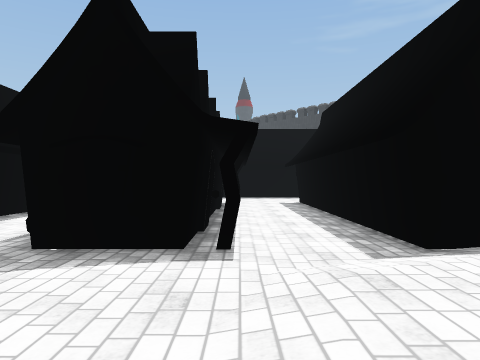
view 1 (above)

20 first-person views from a walk through a scene from a Unity 3-D project. The camera is 1.2 m above the floor, looks level and sees 70° across. The floor is counted in squares, 2 m on a side. Each view is taken from the middle of a square. On the plan, view 1 faces up. The plan holds only what a view shows up to about 10 squares ahead; the rest is blank. The place goes on beyond the plan. Some animated figures are not drawn. Some surface patterns are stand-ins.

view 2
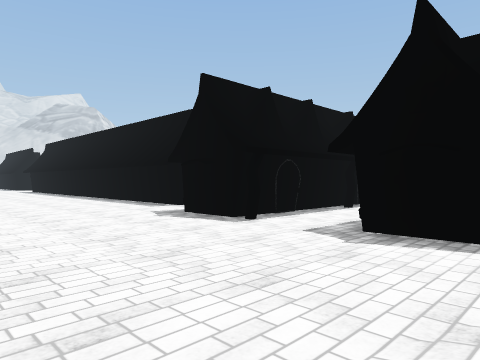

view 3
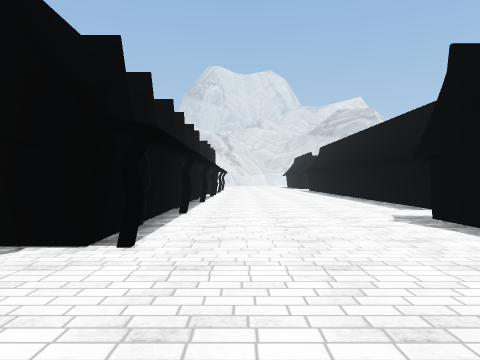

view 4
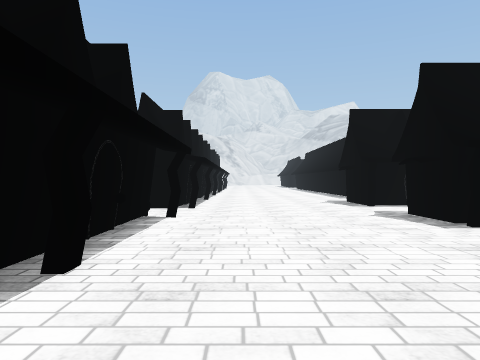

view 5
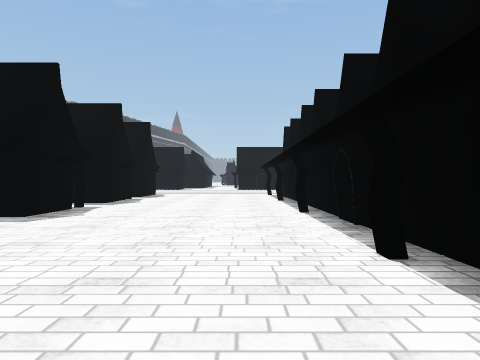

view 6
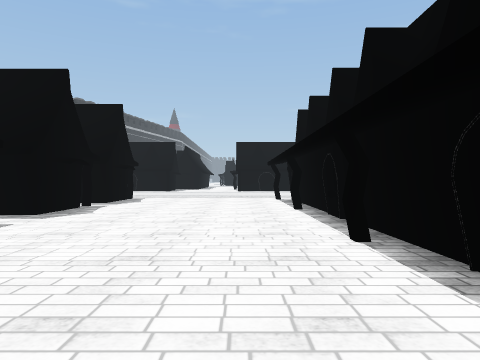

view 7
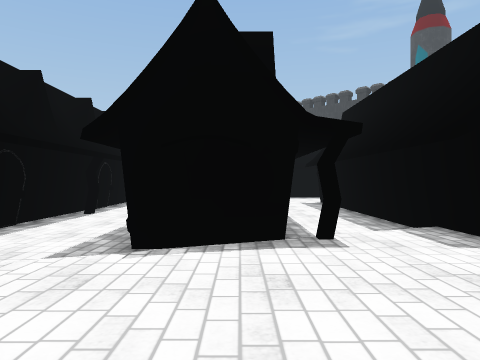

view 8
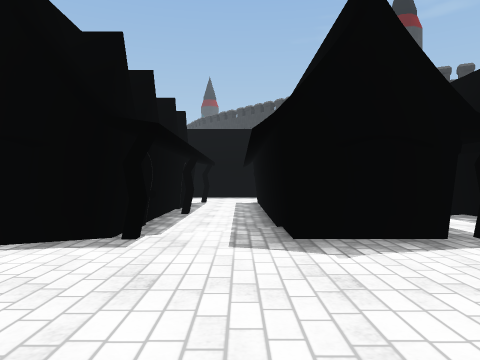

view 9
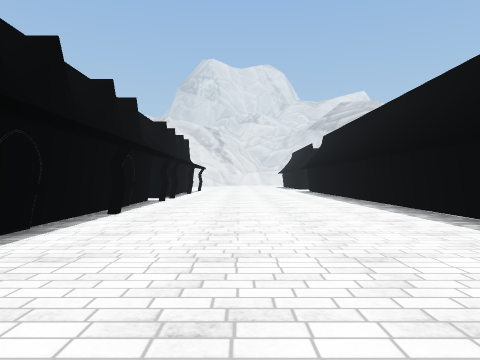

view 10
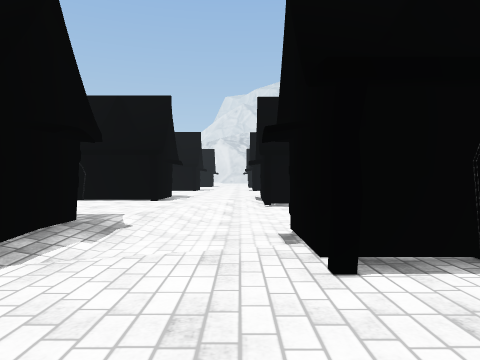

view 11
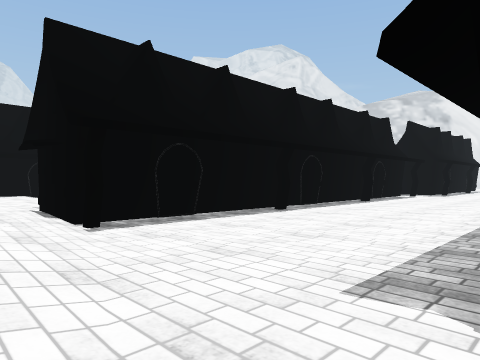

view 12
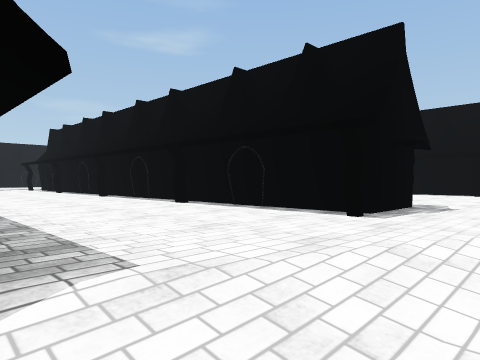

view 13
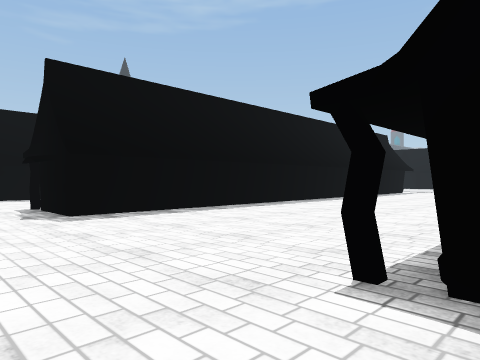

view 14
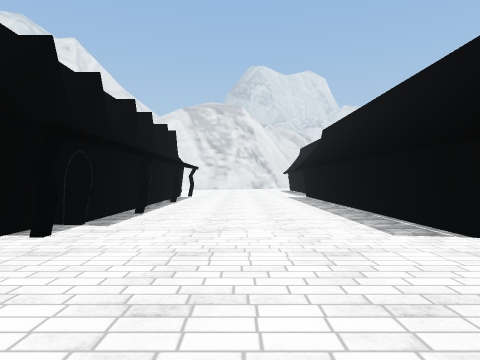

view 15
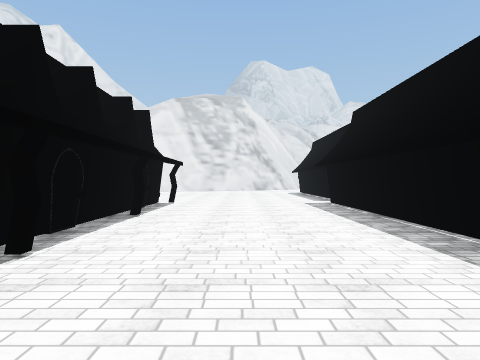

view 16
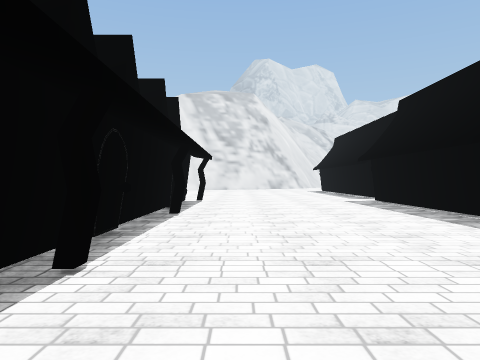

view 17
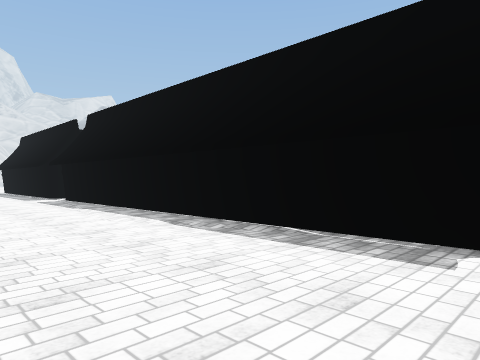

view 18
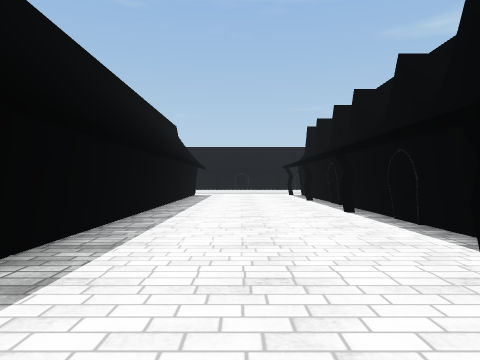

view 19
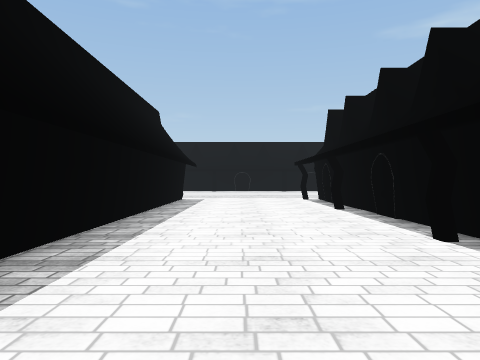

view 20
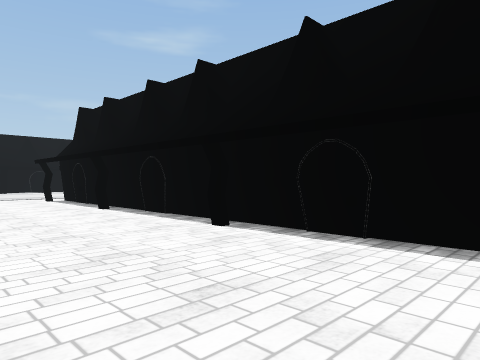

### Floor plan
Key: @ floor where view 1 was taken; # wall or solid block; . main floor; : floor 0.25 m higher than the main floor; / step, stairs or slope; H house.
Columns run from 15 left of view 1 to 13 right of it. Each row starts with its distance up from view 1.
 11           HH  HH  HH
 10               #..# ..#
  9           H   #..# ..#H
  8           #.  #..##..#
  7           #H  #H.##H.#
  6           #.. #..##..#  #  H
  5  ##H###H  H.. #..# ..#H:#  H
  4 .........##H.##H.  /:##:##HH#
  3 ................//H :::::H :H
  2 ................:::::::::::::
  1 .............../:::::::::::::
  0 ...............@:::::::::::::
 -1 H...H...H..H..H:::H::H:::H:::
 -2 ####H######H..####  ########
 -3   ##H####   ./#HHH  #HHHH#HHH
 -4  ............/:::::::::::::::
 -5  ............/:::::::::::::::
 -6   ........../::::::::::::::::
 -7    .H...H.../:H:::H::H:::H::H
 -8    #HHHH###H::#####    #
 -9  ####HHH####::#######
-10 .........../::::::::::
-11 .........../:::::::::::
-12 ...........::::::::::::
-13 ........../::::::::::
-14 H...H...H./H::H:::
-15 ############::##
-16  HHH       H

Positions as (right, up) in squares from view 1, and headings:
1: (0, 0), facing up
2: (0, -1), facing up-left
3: (0, 0), facing left
4: (5, 0), facing left
5: (0, 0), facing right
6: (3, 0), facing right
7: (3, 0), facing up
8: (5, 0), facing up
9: (-5, 1), facing left
10: (-3, 1), facing down
11: (-2, -3), facing down-left
12: (-3, -3), facing down-right
13: (-3, -15), facing up-right
14: (0, -12), facing left
15: (-4, -12), facing left
16: (-5, -13), facing left
17: (-3, -7), facing up-left
18: (0, -5), facing right
19: (3, -5), facing right
20: (3, -4), facing down-right
